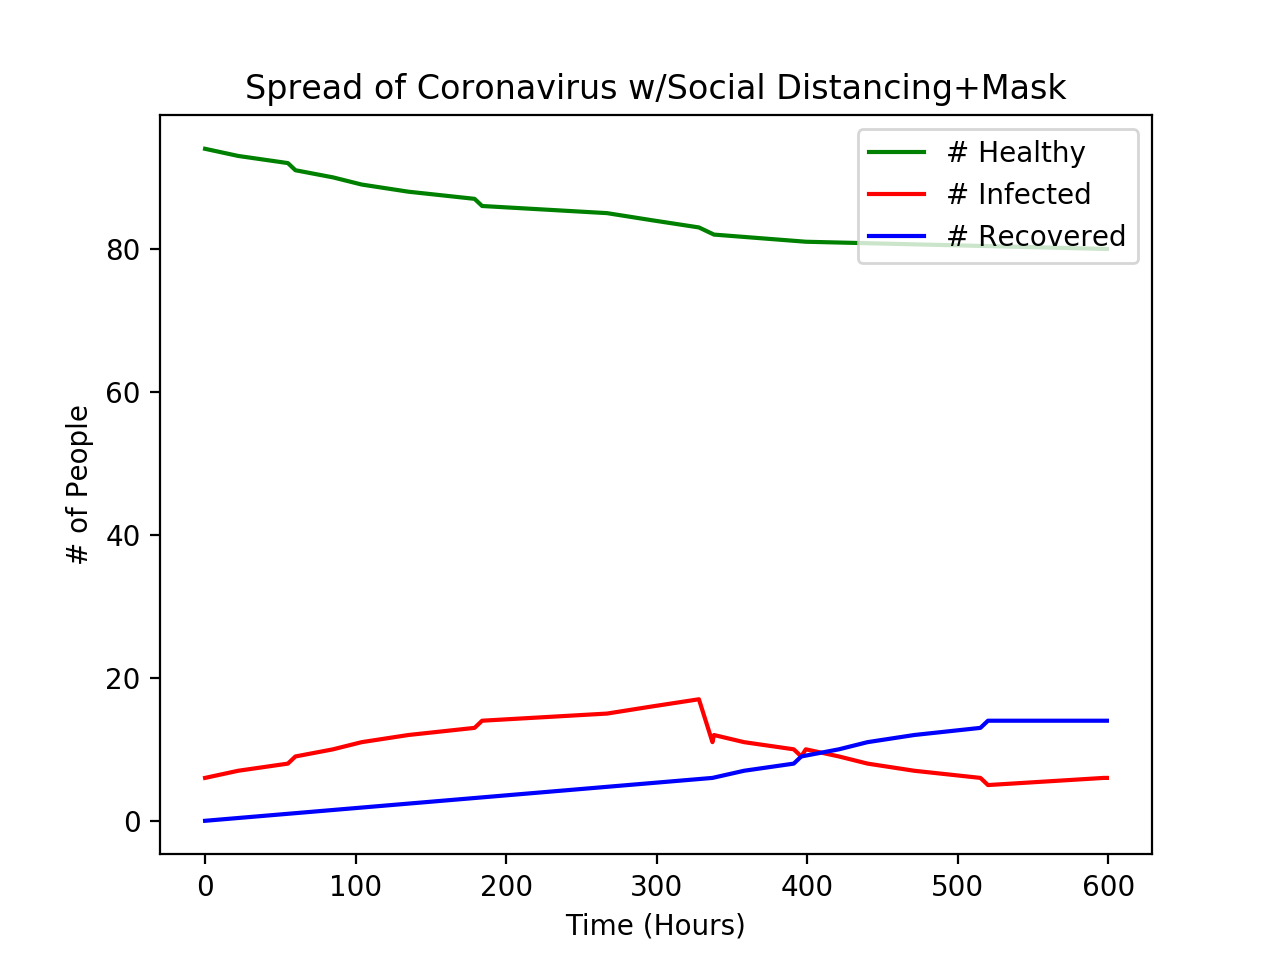

Write Python code to recreate this figure.
from Person import Person
import random
import math
import matplotlib.pyplot as plt
import numpy as np

def initialize(n, min_x, max_x, min_y, max_y, mask_simulation, bias):
    people = []

    for i in range(n):
        random_location = (random.random() * max_x, random.random() * max_y)
        mask = 0

        if mask_simulation:
            if random.random() < mask_simulation:
                mask = 1

        person = Person(random_location, 0, mask)

        if i < bias * n:
            person.infection_time = 0
            person.state = 1

        people.append(person)

    return people

def distance(p1, p2):
    return math.sqrt((p1.x_loc - p2.x_loc)**2 + (p1.y_loc - p2.y_loc)**2)

def infect(p1, p2):
    return -0.0008 + 0.5 * np.exp(-0.27 * distance(p1, p2))
    # return (-0.01 * (distance(p1, p2)) + .25)

def infect_mask(p1, p2):
    return -0.0008 + 0.5 * np.exp(-0.27 * (distance(p1, p2)*3.33))

def update_infection(p1, p2, i):
    if p1.mask == 1 or p2.mask == 1:
        if p1.mask == 1 and p1.state == 1 and p2.state == 0:
            if random.random() < infect_mask(p1, p2):
                p2.state = 1
                p2.infection_time = i if p2.infection_time == -1 else p2.infection_time
        elif p2.mask == 1 and p2.state == 1 and p1.state == 0:
            if random.random() < infect_mask(p1, p2):
                p1.state = 1
                p1.infection_time = i if p1.infection_time == -1 else p1.infection_time
    else:
        if p1.state == 1 and p2.state == 0:
            if random.random() < infect(p1, p2):
                p2.state = 1
                p2.infection_time = i if p2.infection_time == -1 else p2.infection_time
        elif p1.state == 0 and p1.state == 1:
            if random.random() < infect(p1, p2):
                p1.state = 1
                p1.infection_time = i if p1.infection_time == -1 else p1.infection_time
            # print("new person infected %d", i)

    return p1, p2

def update_recovery(p1, i):
    if p1.infection_time >= 0 and i - p1.infection_time == 336:
        if random.random() < .05: # scale by num_infected
            p1.state = -1
            # print("new person dead %d", i)
        else:
            p1.state = 2
            # print("new person recoverd %d", i)

    return p1


if __name__=="__main__":
    max_x = 324
    max_y = 324
    n = 100
    bias = .06
    timesteps = 600 # 130000 # hours 2160

    people = initialize(n, 0, max_x, 0, max_y, .6, bias)

    healthy_time = []
    infected_time = []
    recovered_time = []
    dead_time = []

    for time in range(timesteps):
        infected_locs = np.array([[person.x_loc, person.y_loc] for person in people if person.state == 1])
        immune_locs = np.array([[person.x_loc, person.y_loc] for person in people if person.state == 2])
        healthy_locs = np.array([[person.x_loc, person.y_loc] for person in people if person.state == 0])
        dead_locs = np.array([[person.x_loc, person.y_loc] for person in people if person.state == -1])

        infected_indices = [i for i in range(len(people)) if people[i].state == 1]
        healthy_indices = [i for i in range(len(people)) if people[i].state == 0]

        num_healthy = len(healthy_locs)
        num_infected = len(infected_locs)
        num_recovered = len(immune_locs)
        num_dead = len(dead_locs)

        # plt.axis([0, max_x, 0, max_y])
        if time % 1 == 0:
            plt.clf()
            if num_healthy:
                plt.plot(healthy_locs[:,0], healthy_locs[:,1], 'go')
            if num_recovered:
                plt.plot(immune_locs[:,0], immune_locs[:,1], 'bo')
            if num_infected:
                plt.plot(infected_locs[:,0], infected_locs[:,1], 'ro')
            if num_dead:
                plt.plot(dead_locs[:,0], dead_locs[:,1], 'ko')
            plt.axis([0, max_x, 0, max_y])
            plt.pause(0.001)

        if time == 0 or num_healthy != healthy_time[-1][1] or time == timesteps - 1:
            healthy_time.append([time, num_healthy])
        if time == 0 or num_infected != infected_time[-1][1] or time == timesteps - 1:
            infected_time.append([time, num_infected])
        if time == 0 or num_recovered != recovered_time[-1][1] or time == timesteps - 1:
            recovered_time.append([time, num_recovered])
        if time == 0 or num_dead != dead_time[-1][1] or time == timesteps - 1:
            dead_time.append([time, num_dead])

        print("%d healthy %d infected %d recovered %d dead %d" % (time, num_healthy,
            num_infected, num_recovered, num_dead))

        changed_inds = set()

        for i in range(len(people)):
            for j in range(i+1, len(people)):
                people[i], people[j] = update_infection(people[i], people[j], time)

                if math.sqrt((people[i].x_loc+people[i].velocity[0] - people[j].x_loc-people[j].velocity[0])**2 + (people[i].y_loc+people[i].velocity[1] - people[j].y_loc-people[j].velocity[1])**2) <= 6:
                    if i not in changed_inds and j not in changed_inds and random.random() < .8: # and random.random() < .8:
                        if people[i].x_loc < people[j].x_loc:
                            people[i].update_velocity(0, max_x, 0, max_y, 1)
                            people[j].update_velocity(0, max_x, 0, max_y, 1)
                            changed_inds.add(i)
                            changed_inds.add(j)

            if i not in changed_inds:
                people[i].update_velocity(0, max_x, 0, max_y)

        
        for i in range(len(people)):
            people[i].move()
            people[i] = update_recovery(people[i], time)


    print(healthy_time)
    healthy_time = np.array(healthy_time)
    infected_time = np.array(infected_time)
    recovered_time = np.array(recovered_time)
    dead_time = np.array(dead_time)
    plt.close()
    plt.xlabel('Time (Hours)')
    plt.ylabel('# of People')
    plt.title('Spread of Coronavirus w/Social Distancing+Mask')
    plt.plot(healthy_time[:, 0], healthy_time[:, 1], "g", label='# Healthy')
    plt.plot(infected_time[:, 0], infected_time[:, 1], "r", label='# Infected')
    plt.plot(recovered_time[:, 0], recovered_time[:, 1], "b", label="# Recovered")
    plt.legend(loc='upper right')
    # plt.plot(dead_time[:, 0], dead_time[:, 1], "k")
    plt.show()
